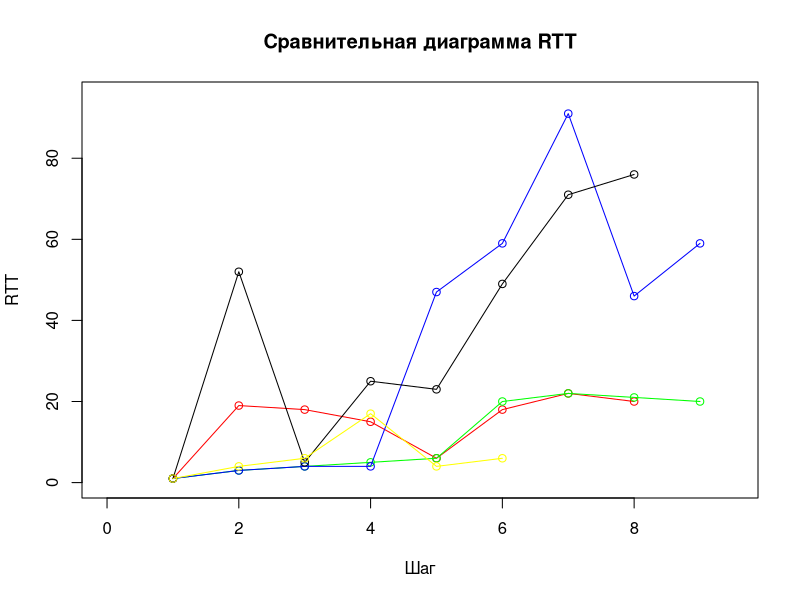

Generate this figure with R:
## ---- chunk 1
xt <- c(0,5,10,15,20,25,30,35,40,45,50,55,60,65,70,75,80,85,90,95)
yh <- c(0,0.5,1,1.5,2,2.5,3,3.5,4,4.5,5,5.5,6,6.5,7,7.5,8,8.5,9,9.5)
xx <- c(1,19,18,15,6,18,22,20)
yy <- c(1,2,3,4,5,6,7,8)
xxx <- c(1,3,4,5,6,20,22,21,20)
yyy <- c(1,2,3,4,5,6,7,8,9)
xxxx <- c(1,3,4,4,47,59,91,46,59)
yyyy <- c(1,2,3,4,5,6,7,8,9)
xxxxx <- c(1,52,5,25,23,49,71,76)
yyyyy <- c(1,2,3,4,5,6,7,8)
xxxxxx <- c(1,4,6,17,4,6)
yyyyyy <- c(1,2,3,4,5,6)
plot(yh, xt, main = "Сравнительная диаграмма RTT", xlab = "Шаг", ylab = "RTT", type= "n")
points(yy,xx,col = "red")
lines(yy,xx,col = "red")
points(yyy,xxx,col = "green")
lines(yyy,xxx,col = "green")
points(yyyy,xxxx,col = "blue")
lines(yyyy,xxxx,col = "blue")
points(yyyyy,xxxxx,col = "black")
lines(yyyyy,xxxxx,col = "black")
points(yyyyyy,xxxxxx,col = "yellow")
lines(yyyyyy,xxxxxx,col = "yellow")
